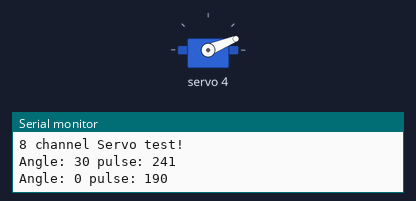
Bench run of a sketch on a simulated Arduino Uno, built with avr-gcc and run on an emulated ATmega328P. Parts: servo, the last lines printed to the serial monitor.

Above: at 1.55 s.
At 2.35 s:
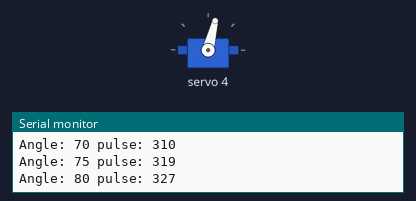
At 3.2 s:
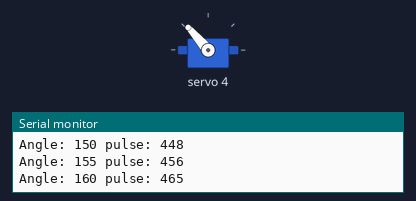
At 4.9 s:
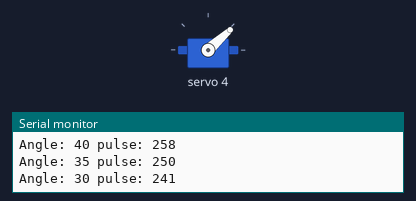
Timing chart, 0 to 10.0 s (numbered marks = the images above):
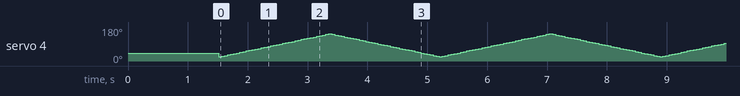

The sketch:

PCA9685_ServoProgram_4thServoSyringePump.ino
```cpp
#include <Wire.h>
#include <Adafruit_PWMServoDriver.h>

// called this way, it uses the default address 0x40
Adafruit_PWMServoDriver pwm = Adafruit_PWMServoDriver();

int rate = 500;

int angle4[] = {0, 5, 10,15,20,25,30, 35, 40, 45, 50, 55, 60, 65, 70, 75, 80,85, 90, 95, 100, 105, 110, 115, 120, 125, 130, 135, 140, 145, 150, 155, 160, 165, 170, 175, 180, 175, 170, 165, 160, 155, 150, 145, 140, 135, 130, 125, 120, 115, 110, 105, 100,
                95, 90, 85, 80, 75, 70, 65, 60,55, 50, 45, 40, 35, 30,25,20,15,10,5,0};

int pos5 = 0;
int updateInterval5;
unsigned long lastUpdate5;
int scalar5 = 1;

int arraySize = sizeof(angle4) / sizeof(angle4[0]);

void setup() {
  Serial.begin(9600);
  Serial.println("8 channel Servo test!");
  pwm.begin();
  pwm.setPWMFreq(60);  // Analog servos run at ~60 Hz updates
  delay(10);
  pwm.setPWM(4, 0, angleToPulse4(30));
  delay(1500);

  updateInterval5 = 50;


}

void loop() {

  if ((millis() - lastUpdate5) > updateInterval5) {
    lastUpdate5 = millis();
    pwm.setPWM(4, 0, angleToPulse4(angle4[pos5]));
    pos5 += scalar5;
    if ((pos5 >= arraySize - 1) || (pos5 <= 0)) {
      scalar5 = -scalar5;
      //pos1 = 0;
    }
  }

}

/*__________________________________

   Calibration Code
   _________________________________
*/


int angleToPulse4(int ang) {
  int pulse4 = map(ang, 0, 180, 190, 500);
  Serial.print("Angle: "); Serial.print(ang);
  Serial.print(" pulse: "); Serial.println(pulse4);
  return pulse4;
}
```
